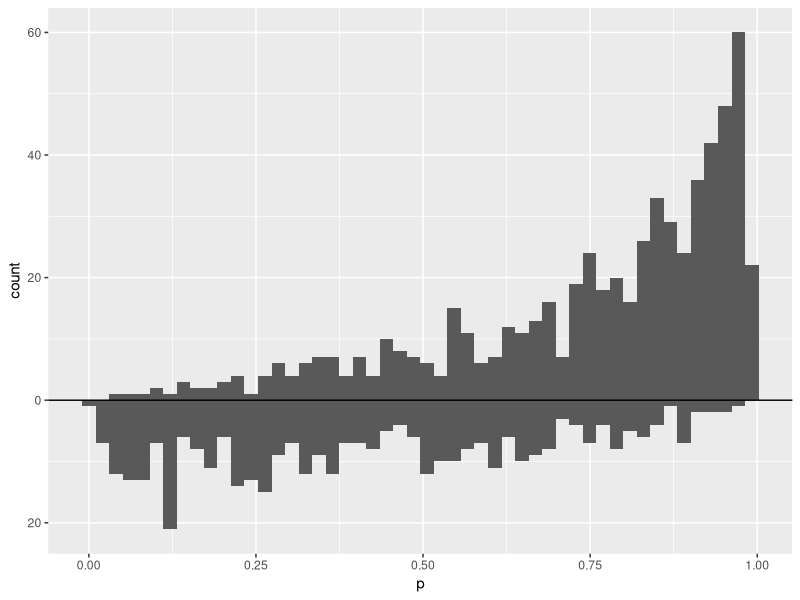
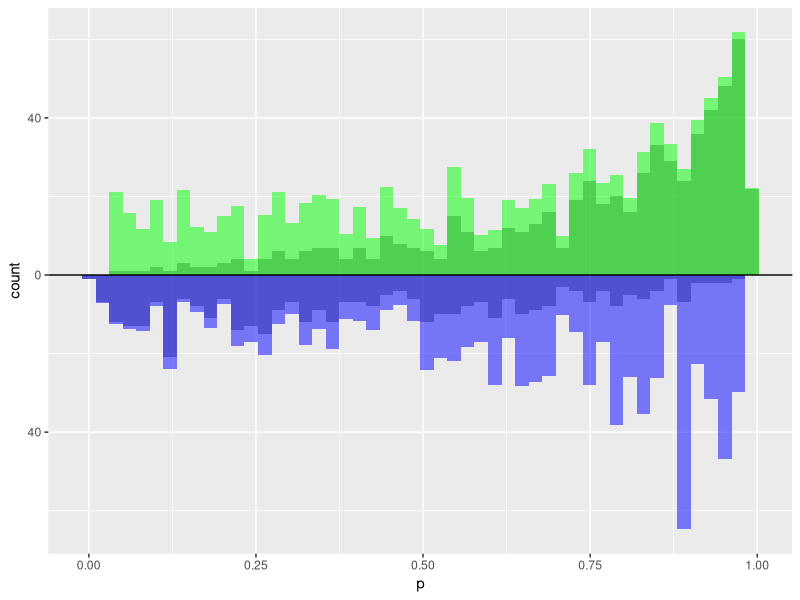

R code for these plots, in order:
## ---- chunk 1
knitr::opts_chunk$set(echo = TRUE)
library(tidyverse)
## ---- chunk 2
set.seed(928)
n <- 1000
X <- mvtnorm::rmvnorm(n,
                      mean = c(0.5, 1),
                      sigma = matrix(c(2, 1, 1, 1), ncol = 2)
)

dat <- tibble(
  x_1 = X[, 1],
  x_2 = X[, 2],
  treatment = as.numeric(- 0.5 + 0.25 * x_1 + 0.75 * x_2 + rnorm(n, 0, 1) > 0),
  outcome = 2 * treatment + rnorm(n, 0, 1)
)
head(dat)
## ---- chunk 3
dat <- dat %>%
  mutate(
    propensity_score = glm(treatment ~ x_1 + x_2, data = dat, family = "binomial") %>%
      predict(type = "response")
  )
## ---- chunk 4
dat <- dat %>%
  mutate(
    w_ate = (treatment / propensity_score) + 
      ((1 - treatment) / (1 - propensity_score)),
    w_att = ((propensity_score * treatment) / propensity_score) + 
      ((propensity_score * (1 - treatment)) / (1 - propensity_score)),
    w_atc = (((1 - propensity_score) * treatment) / propensity_score) + 
      (((1 - propensity_score) * (1 - treatment)) / (1 - propensity_score)),
    w_atm = pmin(propensity_score, 1 - propensity_score) / 
      (treatment * propensity_score + (1 - treatment) * (1 - propensity_score)),
    w_ato = (1 - propensity_score) * treatment + 
      propensity_score * (1 - treatment)
  )
## ---- chunk 5
d <- dat %>%
  tidyr::spread(treatment, propensity_score, sep = "_p")

ggplot(d) + 
  geom_histogram(bins = 50, aes(treatment_p1)) + 
  geom_histogram(bins = 50, aes(x = treatment_p0, y = -..count..)) + 
  ylab("count") + xlab("p") +
  geom_hline(yintercept = 0, lwd = 0.5) +
  scale_y_continuous(label = abs) 
## ---- chunk 6
ggplot(d) +
  geom_histogram(bins = 50, aes(treatment_p1), alpha = 0.5) + 
  geom_histogram(bins = 50, aes(treatment_p1, weight = w_ate), fill = "green", alpha = 0.5) + 
  geom_histogram(bins = 50, alpha = 0.5, aes(x = treatment_p0, y = -..count..)) + 
  geom_histogram(bins = 50, aes(x = treatment_p0, weight = w_ate, y = -..count..), fill = "blue", alpha = 0.5) + 
  ylab("count") + xlab("p") +
  geom_hline(yintercept = 0, lwd = 0.5) +
  scale_y_continuous(label = abs) 
